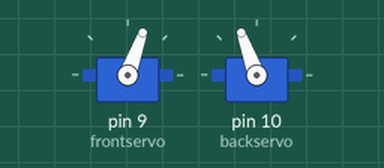
The sketch below on a simulated Arduino Uno, built with avr-gcc and run on an emulated ATmega328P. Parts: 2 × servo.

Above: at 3.05 s.
At 3.9 s:
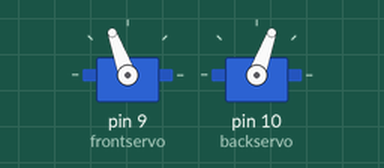
Timing chart, 0 to 6.0 s (numbered marks = the images above):
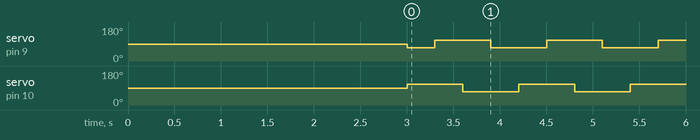

The sketch:

insectbot_popsicle.ino
```cpp
#include <Servo.h>
// insectbot pake popsicle stick, baru bisa ke depan
Servo frontservo, backservo;
char forward[] = {
    70, 110, 110, 110, 110, 70, 70, 70
};
void setup() {
    frontservo.attach(9);
    backservo.attach(10);
    frontservo.write(90);
    backservo.write(90);
    delay(3000);
}
void loop() {
    for (int n = 0; n < 4; n++) {
        frontservo.write(forward[2 * n]);
        backservo.write(forward[(2 * n) + 1]);
        delay(300);
    }
}
```

Measured:
- by itself, servo on pin 9 (frontservo): repeats every 1.2 s: 110° 0.60 s, 70° 0.60 s
- by itself, servo on pin 10 (backservo): alternates 110° for 0.60 s and 70° for 0.60 s
